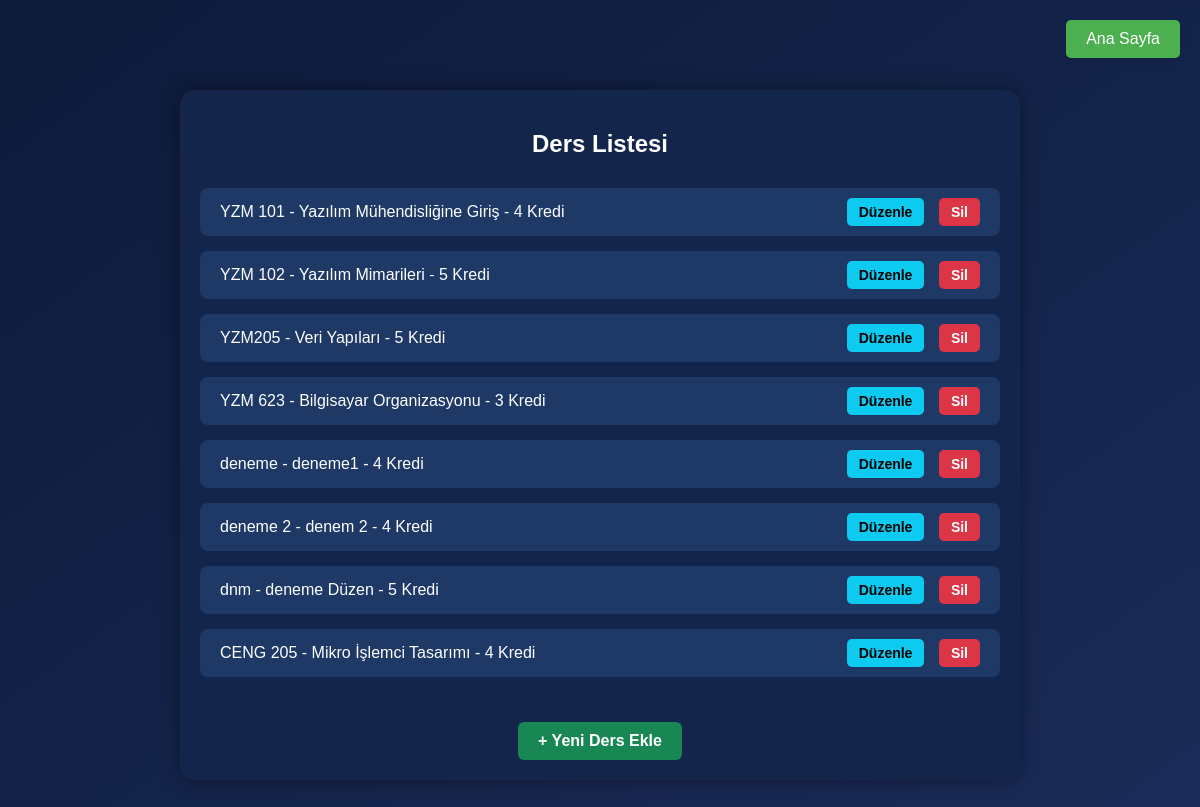
The app's page /uni/ders/listesi/ (signed in) with its own data.
### uni/models.py (models this page shows, shortened)
class Ders(models.Model):
    kod = models.CharField(max_length=10, unique=True)
    ad = models.CharField(max_length=100)
    ogrenci_sayisi = models.IntegerField(default=0)
    kredi = models.IntegerField()
    bolum = models.CharField(max_length=100)

### uni/views.py (the view)
# urls.py: path('ders/listesi/', ders_listesi, name='ders_listesi'),
@login_required
def ders_listesi(request):
    dersler = Ders.objects.all()
    return render(request, 'ders_listesi.html', {'dersler': dersler})

### uni/templates/ders_listesi.html (shortened to what this page needs)
{% extends "base.html" %}
{% block content %}
<div class="list-container">
    <h2>Ders Listesi</h2>
    <a href="{% url 'home' %}" class="btn-home">Ana Sayfa</a>
    {% if dersler %}
        {% for ders in dersler %}
            <div class="ders-item">
                <div class="ders-info">
                    {{ ders.kod }} - {{ ders.ad }} - {{ ders.kredi }} Kredi
                </div>
                <div class="action-buttons">
                    <a href="{% url 'ders_duzenle' ders.id %}" class="btn-edit">Düzenle</a>
                    <a href="{% url 'ders_sil' ders.id %}" class="btn-delete">Sil</a>
                </div>
            </div>
        {% endfor %}
    {% else %}
        <p class="no-data">Henüz ders eklenmedi.</p>
    {% endif %}
    <div class="text-center">
        <a href="{% url 'ders_ekle' %}" class="btn-add">+ Yeni Ders Ekle</a>
    </div>
</div>
{% endblock %}

### uni/templates/base.html (style rules this page uses)
body { margin: 0; padding: 0; background: linear-gradient(to bottom right, #0d1a3a, #223362); font-family: Arial, sans-serif; color: white; min-height: 100vh; }
h2 { margin-bottom: 10px; }

### uni/templates/ders_listesi.html (style rules this page uses)
body { background: linear-gradient(to bottom right, #0d1a3a, #1b2c59); font-family: Arial, sans-serif; color: white; min-height: 100vh; }
.list-container { max-width: 800px; margin: 50px auto; padding: 20px; background-color: #13254b; border-radius: 15px; box-shadow: 0 0 20px rgba(0,0,0,0.4); }
.list-container h2 { text-align: center; margin-bottom: 30px; }
.ders-item { background-color: #1e3966; padding: 15px 20px; margin-bottom: 15px; border-radius: 8px; display: flex; justify-content: space-between; align-items: center; }
.ders-info { font-size: 16px; font-weight: 500; }
.action-buttons a { margin-left: 10px; padding: 6px 12px; border-radius: 5px; text-decoration: none; font-size: 14px; font-weight: bold; }
.action-buttons .btn-edit { background-color: #0dcaf0; color: #000; }
.action-buttons .btn-delete { background-color: #dc3545; color: #fff; }
.btn-add { display: inline-block; margin-top: 30px; background-color: #198754; color: white; padding: 10px 20px; border-radius: 6px; text-decoration: none; font-weight: bold; }
.btn-home { position: fixed; top: 20px; right: 20px; padding: 10px 20px; background-color: #4caf50; color: white; font-size: 16px; border: none; border-radius: 5px; box-shadow: 0 4px 6px rgba(0, 0, 0, 0.1); cursor: pointer; z-index: 1000; text-decoration: none; }

### records on screen
Ders: kod "YZM 101", ad "Yazılım Mühendisliğine Giriş", kredi "4"
Ders: kod "YZM 102", ad "Yazılım Mimarileri", kredi "5"
Ders: kod "YZM205", ad "Veri Yapıları", kredi "5"
Ders: kod "YZM 623", ad "Bilgisayar Organizasyonu", kredi "3"
Ders: kod "deneme", ad "deneme1", kredi "4"
Ders: kod "deneme 2", ad "denem 2", kredi "4"
Ders: kod "dnm", ad "deneme Düzen", kredi "5"
Ders: kod "CENG 205", ad "Mikro İşlemci Tasarımı", kredi "4"
